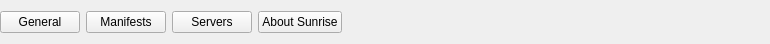
<?xml version="1.0" encoding="UTF-8"?>
<ui version="4.0">
 <class>settingsHeader</class>
 <widget class="QWidget" name="settingsHeader">
  <property name="geometry">
   <rect>
    <x>0</x>
    <y>0</y>
    <width>770</width>
    <height>44</height>
   </rect>
  </property>
  <property name="sizePolicy">
   <sizepolicy hsizetype="Expanding" vsizetype="Minimum">
    <horstretch>0</horstretch>
    <verstretch>0</verstretch>
   </sizepolicy>
  </property>
  <property name="windowTitle">
   <string>Form</string>
  </property>
  <layout class="QHBoxLayout" name="horizontalLayout">
   <property name="spacing">
    <number>-1</number>
   </property>
   <property name="leftMargin">
    <number>0</number>
   </property>
   <property name="topMargin">
    <number>0</number>
   </property>
   <property name="rightMargin">
    <number>0</number>
   </property>
   <property name="bottomMargin">
    <number>0</number>
   </property>
   <item>
    <widget class="QPushButton" name="settingsGeneralButton">
     <property name="sizePolicy">
      <sizepolicy hsizetype="Maximum" vsizetype="Fixed">
       <horstretch>0</horstretch>
       <verstretch>0</verstretch>
      </sizepolicy>
     </property>
     <property name="text">
      <string>General</string>
     </property>
    </widget>
   </item>
   <item>
    <widget class="QPushButton" name="settingsManifestButton">
     <property name="sizePolicy">
      <sizepolicy hsizetype="Maximum" vsizetype="Fixed">
       <horstretch>0</horstretch>
       <verstretch>0</verstretch>
      </sizepolicy>
     </property>
     <property name="text">
      <string>Manifests</string>
     </property>
    </widget>
   </item>
   <item>
    <widget class="QPushButton" name="settingsServerButton">
     <property name="sizePolicy">
      <sizepolicy hsizetype="Maximum" vsizetype="Fixed">
       <horstretch>0</horstretch>
       <verstretch>0</verstretch>
      </sizepolicy>
     </property>
     <property name="text">
      <string>Servers</string>
     </property>
    </widget>
   </item>
   <item>
    <widget class="QPushButton" name="settingsAboutButton">
     <property name="sizePolicy">
      <sizepolicy hsizetype="Maximum" vsizetype="Fixed">
       <horstretch>0</horstretch>
       <verstretch>0</verstretch>
      </sizepolicy>
     </property>
     <property name="text">
      <string>About Sunrise</string>
     </property>
    </widget>
   </item>
   <item>
    <spacer name="horizontalSpacer">
     <property name="orientation">
      <enum>Qt::Horizontal</enum>
     </property>
     <property name="sizeHint" stdset="0">
      <size>
       <width>125</width>
       <height>17</height>
      </size>
     </property>
    </spacer>
   </item>
  </layout>
 </widget>
 <resources/>
 <connections/>
</ui>
